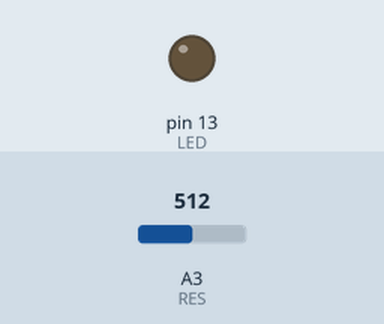
Recording of a sketch running on a simulated Arduino Uno, built with avr-gcc and run on an emulated ATmega328P. On the bench: output pins drawn as LEDs (lit = HIGH). The inputs (shaded band) are chosen by the test bench; at power-on: A3 (RES) = 512.

Above: at 1.2 s.
1.3 s: A3 (RES) set to 532
At 2.5 s:
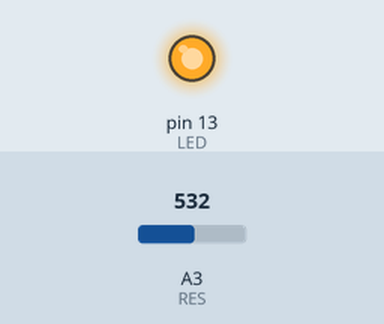
2.8 s: A3 (RES) set to 511
At 3.8 s:
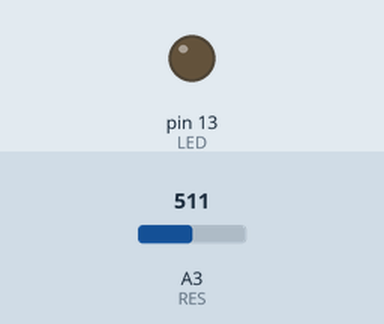
4.3 s: A3 (RES) set to 716
At 5.0 s:
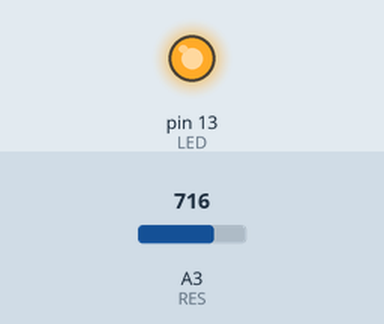
Timing chart, 0 to 7.3 s (numbered marks = the images above; inputs shaded):
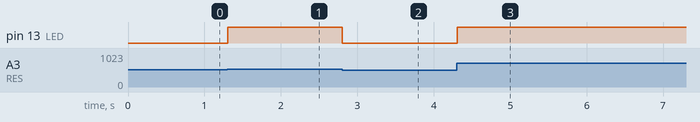

The sketch:

lesson_9.2.ino
```cpp
/*
  keyestudio smart RV
  lesson 9.2
  Adjustable potentiometer
  http://www.keyestudio.com
*/
#define RES A3   //set potentiometer pin to A3
#define LED 13   //define the pin of LED as D13
volatile int value = 0;
void setup() {
  pinMode(LED, OUTPUT);// initialize digital pin LED as an output.
}

void loop () {
  value = analogRead(RES);  //read the value of potentiometer
  int light = map(value, 0, 1023, 0, 255); //map the analog value 0~1023 of potentiometer to 0~255
  analogWrite(LED, light);   //set LED brightness to light
  delay(100);               //delay in 100MS
}
```

Measured:
- the behaviour switches between 513 and 514 on A3 (RES) (found by bisection; images 0 and 1)
- after the input at 1.3 s, pin 13 (LED): LOW → HIGH at once
- after the input at 2.8 s, pin 13 (LED): HIGH → LOW at once
- after the input at 4.3 s, pin 13 (LED): LOW → HIGH at once
